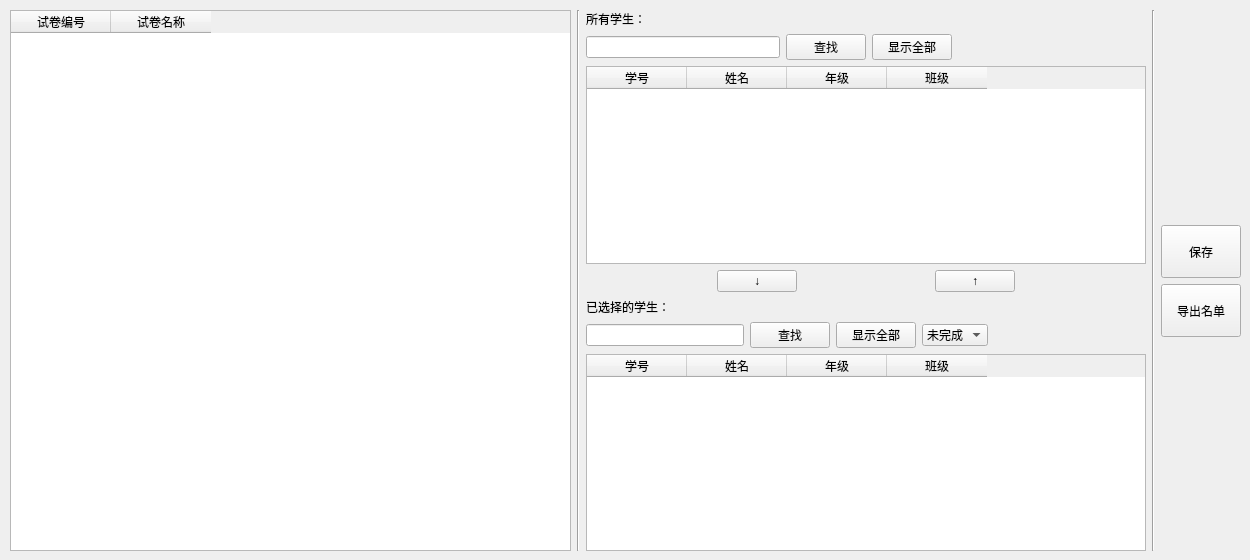
      <widget class="QWidget" name="tab_4">
       <attribute name="title">
        <string>考试学生配置</string>
       </attribute>
       <widget class="QLabel" name="label_4">
        <property name="geometry">
         <rect>
          <x>10</x>
          <y>10</y>
          <width>60</width>
          <height>20</height>
         </rect>
        </property>
        <property name="text">
         <string>试卷库：</string>
        </property>
       </widget>
       <widget class="QWidget" name="layoutWidget">
        <property name="geometry">
         <rect>
          <x>10</x>
          <y>10</y>
          <width>1231</width>
          <height>541</height>
         </rect>
        </property>
        <layout class="QHBoxLayout" name="horizontalLayout_24">
         <item>
          <widget class="QTableWidget" name="tableWidget_allpaper">
           <property name="font">
            <font>
             <family>宋体</family>
             <pointsize>9</pointsize>
            </font>
           </property>
           <property name="editTriggers">
            <set>QAbstractItemView::NoEditTriggers</set>
           </property>
           <column>
            <property name="text">
             <string>试卷编号</string>
            </property>
           </column>
           <column>
            <property name="text">
             <string>试卷名称</string>
            </property>
           </column>
          </widget>
         </item>
         <item>
          <widget class="Line" name="line_5">
           <property name="orientation">
            <enum>Qt::Vertical</enum>
           </property>
          </widget>
         </item>
         <item>
          <layout class="QVBoxLayout" name="verticalLayout_5">
           <item>
            <widget class="QLabel" name="label_5">
             <property name="text">
              <string>所有学生：</string>
             </property>
            </widget>
           </item>
           <item>
            <layout class="QHBoxLayout" name="horizontalLayout_25">
             <item>
              <widget class="QLineEdit" name="lineEdit_searchall"/>
             </item>
             <item>
              <widget class="QPushButton" name="pushButton_searchall">
               <property name="text">
                <string>查找</string>
               </property>
              </widget>
             </item>
             <item>
              <widget class="QPushButton" name="pushButton_all_1">
               <property name="text">
                <string>显示全部</string>
               </property>
              </widget>
             </item>
             <item>
              <spacer name="horizontalSpacer_22">
               <property name="orientation">
                <enum>Qt::Horizontal</enum>
               </property>
               <property name="sizeHint" stdset="0">
                <size>
                 <width>40</width>
                 <height>20</height>
                </size>
               </property>
              </spacer>
             </item>
            </layout>
           </item>
           <item>
            <widget class="QTableWidget" name="tableWidget_alluser">
             <property name="font">
              <font>
               <family>宋体</family>
               <pointsize>9</pointsize>
              </font>
             </property>
             <property name="mouseTracking">
              <bool>false</bool>
             </property>
             <property name="toolTip">
              <string>所有学生名单</string>
             </property>
             <property name="editTriggers">
              <set>QAbstractItemView::NoEditTriggers</set>
             </property>
             <column>
              <property name="text">
               <string>学号</string>
              </property>
             </column>
             <column>
              <property name="text">
               <string>姓名</string>
              </property>
             </column>
             <column>
              <property name="text">
               <string>年级</string>
              </property>
             </column>
             <column>
              <property name="text">
               <string>班级</string>
              </property>
             </column>
            </widget>
           </item>
           <item>
            <layout class="QHBoxLayout" name="horizontalLayout_23">
             <item>
              <spacer name="horizontalSpacer_20">
               <property name="orientation">
                <enum>Qt::Horizontal</enum>
               </property>
               <property name="sizeHint" stdset="0">
                <size>
                 <width>40</width>
                 <height>20</height>
                </size>
               </property>
              </spacer>
             </item>
             <item>
              <widget class="QPushButton" name="pushButton_adduser">
               <property name="text">
                <string>↓</string>
               </property>
              </widget>
             </item>
             <item>
              <spacer name="horizontalSpacer_19">
               <property name="orientation">
                <enum>Qt::Horizontal</enum>
               </property>
               <property name="sizeHint" stdset="0">
                <size>
                 <width>40</width>
                 <height>20</height>
                </size>
               </property>
              </spacer>
             </item>
             <item>
              <widget class="QPushButton" name="pushButton_deleteuser">
               <property name="text">
                <string>↑</string>
               </property>
              </widget>
             </item>
             <item>
              <spacer name="horizontalSpacer_21">
               <property name="orientation">
                <enum>Qt::Horizontal</enum>
               </property>
               <property name="sizeHint" stdset="0">
                <size>
                 <width>40</width>
                 <height>20</height>
                </size>
               </property>
              </spacer>
             </item>
            </layout>
           </item>
           <item>
            <widget class="QLabel" name="label_6">
             <property name="text">
              <string>已选择的学生：</string>
             </property>
            </widget>
           </item>
           <item>
            <layout class="QHBoxLayout" name="horizontalLayout_26">
             <item>
              <widget class="QLineEdit" name="lineEdit_searchselect"/>
             </item>
             <item>
              <widget class="QPushButton" name="pushButton_searchselect">
               <property name="text">
                <string>查找</string>
               </property>
              </widget>
             </item>
             <item>
              <widget class="QPushButton" name="pushButton_all_2">
               <property name="text">
                <string>显示全部</string>
               </property>
              </widget>
             </item>
             <item>
              <widget class="QComboBox" name="comboBoxselect">
               <item>
                <property name="text">
                 <string>未完成</string>
                </property>
               </item>
               <item>
                <property name="text">
                 <string>已完成</string>
                </property>
               </item>
              </widget>
             </item>
             <item>
              <spacer name="horizontalSpacer_23">
               <property name="orientation">
                <enum>Qt::Horizontal</enum>
               </property>
               <property name="sizeHint" stdset="0">
                <size>
                 <width>30</width>
                 <height>20</height>
                </size>
               </property>
              </spacer>
             </item>
            </layout>
           </item>
           <item>
            <widget class="QTableWidget" name="tableWidget_selectuser">
             <property name="font">
              <font>
               <family>宋体</family>
               <pointsize>9</pointsize>
              </font>
             </property>
             <property name="toolTip">
              <string>允许参加该场考试的学生名单</string>
             </property>
             <property name="editTriggers">
              <set>QAbstractItemView::NoEditTriggers</set>
             </property>
             <column>
              <property name="text">
               <string>学号</string>
              </property>
             </column>
             <column>
              <property name="text">
               <string>姓名</string>
              </property>
             </column>
             <column>
              <property name="text">
               <string>年级</string>
              </property>
             </column>
             <column>
              <property name="text">
               <string>班级</string>
              </property>
             </column>
            </widget>
           </item>
          </layout>
         </item>
         <item>
          <widget class="Line" name="line_7">
           <property name="orientation">
            <enum>Qt::Vertical</enum>
           </property>
          </widget>
         </item>
         <item>
          <layout class="QVBoxLayout" name="verticalLayout_15">
           <item>
            <spacer name="verticalSpacer_4">
             <property name="orientation">
              <enum>Qt::Vertical</enum>
             </property>
             <property name="sizeHint" stdset="0">
              <size>
               <width>20</width>
               <height>40</height>
              </size>
             </property>
            </spacer>
           </item>
           <item>
            <widget class="QPushButton" name="pushButton_saveuser">
             <property name="minimumSize">
              <size>
               <width>0</width>
               <height>53</height>
              </size>
             </property>
             <property name="text">
              <string>保存</string>
             </property>
            </widget>
           </item>
           <item>
            <widget class="QPushButton" name="pushButton_print">
             <property name="minimumSize">
              <size>
               <width>0</width>
               <height>53</height>
              </size>
             </property>
             <property name="text">
              <string>导出名单</string>
             </property>
            </widget>
           </item>
           <item>
            <spacer name="verticalSpacer_5">
             <property name="orientation">
              <enum>Qt::Vertical</enum>
             </property>
             <property name="sizeHint" stdset="0">
              <size>
               <width>20</width>
               <height>40</height>
              </size>
             </property>
            </spacer>
           </item>
          </layout>
         </item>
        </layout>
       </widget>
      </widget>
